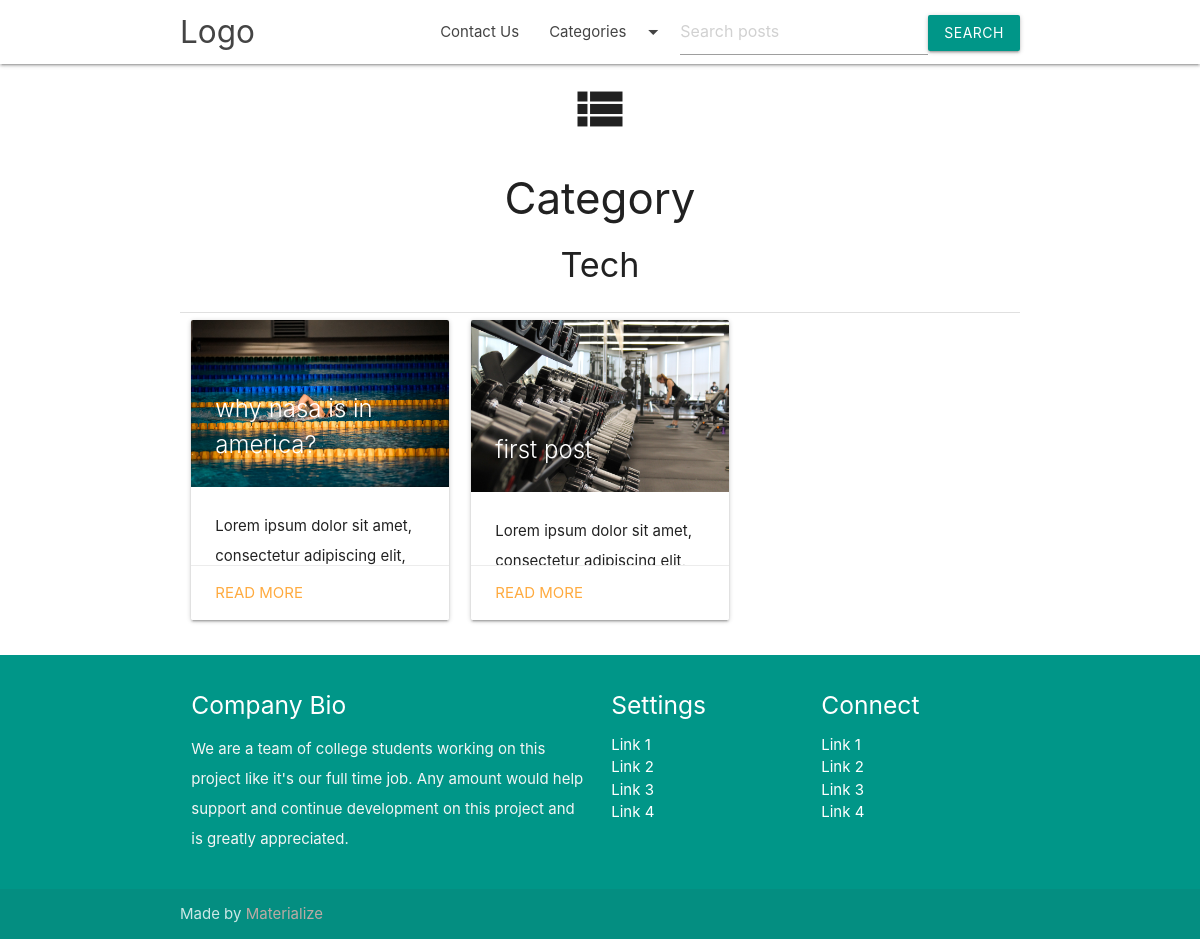
Screenshot of /category/tech with the database file from the repository.
### BlogApp/models.py (models this page shows, shortened)
class Category(models.Model):
    title = models.CharField(max_length=150, verbose_name='Title')
    slug = models.SlugField(max_length=150, unique=True)
    class Meta:
        verbose_name = "Category"
        verbose_name_plural = "Categories"
    def get_absolute_url(self):
        return reverse('categories', args=[str(self.slug)])

class Post(models.Model):
    title = models.CharField(max_length=100)
    slug =models.SlugField(unique=True)
    feature_image = models.ImageField(blank=True, null=True, upload_to='uploads/%Y/%m/%d', verbose_name='Picture')
    content = RichTextUploadingField()
    category = models.ForeignKey(Category, on_delete = models.CASCADE, verbose_name="Category")
    status = models.CharField(choices=status_choice, default='draft', max_length=10)
    published_date = models.DateTimeField(verbose_name="Created on")
    author = models.CharField(default='Anonymous', max_length=50, verbose_name='Created by')
    tag = models.ManyToManyField(Tag, verbose_name='Tag')
    def get_absolute_url(self):
        return reverse('postdetails', args=[str(self.slug)])

### BlogApp/views.py (the view)
# urls.py: path('category/<slug:category_slug>', views.category, name="categories"),
def category(request, category_slug): #this category_slug is coming from the template.
    articles = Post.objects.filter(status="published").order_by('-published_date')
    categories = Category.objects.all()
    if category_slug:
        category = get_object_or_404(Category, slug = category_slug) #the slug we obtained with request from the template will replace the slug field of model Category and get store in category.
        articles = articles.filter(category=category)
    query= request.GET.get('q')
    if query is not None:
        lookups= Q(title__icontains=query) | Q(content__icontains=query)
        articles= articles.filter(lookups).distinct()
    paginator = Paginator(articles, 6)#show 6 articles per page
    page_number = request.GET.get('page')
    page_obj = paginator.get_page(page_number)
    context = {
        "articles":page_obj,
        "category": category,
        "categories": categories
    }
    return render(request, "category.html",context=context)

### blog/templates/category.html (shortened to what this page needs)
{% extends 'base.html' %}
{% block heading %}
<div class="section center-align">
    <i class="medium material-icons">view_list</i>
    <h3>Category</h3>
    <h4>{{ category.title}}</h4>
</div>
<div class="divider"></div>
{% endblock %}
{% block content %}
<div class="row">
    {% for article in articles %}
    <div class="col s12 m4">
        <div class="card hoverable small">
            <div class="card-image">
                <img src="{{ article.feature_image.url }}">
                <span class="card-title">{{ article.title }}</span>
            </div>
            <div class="card-content">
                <p>{{article.content}}</p>
            </div>
            <div class="card-action">
                <a href="{{ article.get_absolute_url }}">Read more</a>
            </div>
        </div>
    </div>
    {% endfor %}
    </div>
{% endblock %}

### blog/static/css/style.css (style rules this page uses)
p { line-height: 2rem; }

### rows the page displays
Category: title "Tech"
Post: feature_image (picture), title "why nasa is in america?", content "Lorem ipsum dolor sit amet, consectetur adipiscing elit,…"
Post: feature_image (picture), title "first post", content "Lorem ipsum dolor sit amet, consectetur adipiscing elit,…"
